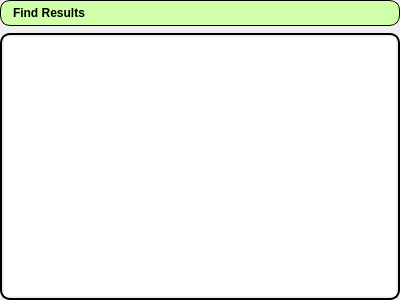
<?xml version="1.0" encoding="UTF-8"?>
<ui version="4.0">
 <class>FindWidget</class>
 <widget class="QWidget" name="FindWidget">
  <property name="geometry">
   <rect>
    <x>0</x>
    <y>0</y>
    <width>400</width>
    <height>300</height>
   </rect>
  </property>
  <property name="windowTitle">
   <string>Form</string>
  </property>
  <layout class="QVBoxLayout" name="verticalLayout">
   <property name="spacing">
    <number>7</number>
   </property>
   <property name="leftMargin">
    <number>0</number>
   </property>
   <property name="topMargin">
    <number>0</number>
   </property>
   <property name="rightMargin">
    <number>0</number>
   </property>
   <property name="bottomMargin">
    <number>0</number>
   </property>
   <item>
    <widget class="QFrame" name="frameTytleFindResults">
     <property name="styleSheet">
      <string notr="true">#frameTytleFindResults{
    border: 1px solid black;
    border-radius: 10px;
    padding: 2px;
	background-color: #cfffa9;
}</string>
     </property>
     <property name="frameShape">
      <enum>QFrame::Box</enum>
     </property>
     <property name="frameShadow">
      <enum>QFrame::Plain</enum>
     </property>
     <property name="lineWidth">
      <number>1</number>
     </property>
     <layout class="QHBoxLayout" name="horizontalLayout_2">
      <property name="leftMargin">
       <number>0</number>
      </property>
      <property name="topMargin">
       <number>0</number>
      </property>
      <property name="rightMargin">
       <number>0</number>
      </property>
      <property name="bottomMargin">
       <number>0</number>
      </property>
      <item>
       <spacer name="horizontalSpacer_3">
        <property name="orientation">
         <enum>Qt::Horizontal</enum>
        </property>
        <property name="sizeType">
         <enum>QSizePolicy::Fixed</enum>
        </property>
        <property name="sizeHint" stdset="0">
         <size>
          <width>10</width>
          <height>20</height>
         </size>
        </property>
       </spacer>
      </item>
      <item>
       <widget class="QLabel" name="labelTytleFindResults">
        <property name="palette">
         <palette>
          <active>
           <colorrole role="WindowText">
            <brush brushstyle="SolidPattern">
             <color alpha="255">
              <red>0</red>
              <green>0</green>
              <blue>0</blue>
             </color>
            </brush>
           </colorrole>
           <colorrole role="Text">
            <brush brushstyle="SolidPattern">
             <color alpha="255">
              <red>0</red>
              <green>0</green>
              <blue>0</blue>
             </color>
            </brush>
           </colorrole>
           <colorrole role="ButtonText">
            <brush brushstyle="SolidPattern">
             <color alpha="255">
              <red>0</red>
              <green>0</green>
              <blue>0</blue>
             </color>
            </brush>
           </colorrole>
          </active>
          <inactive>
           <colorrole role="WindowText">
            <brush brushstyle="SolidPattern">
             <color alpha="255">
              <red>0</red>
              <green>0</green>
              <blue>0</blue>
             </color>
            </brush>
           </colorrole>
           <colorrole role="Text">
            <brush brushstyle="SolidPattern">
             <color alpha="255">
              <red>0</red>
              <green>0</green>
              <blue>0</blue>
             </color>
            </brush>
           </colorrole>
           <colorrole role="ButtonText">
            <brush brushstyle="SolidPattern">
             <color alpha="255">
              <red>0</red>
              <green>0</green>
              <blue>0</blue>
             </color>
            </brush>
           </colorrole>
          </inactive>
          <disabled>
           <colorrole role="WindowText">
            <brush brushstyle="SolidPattern">
             <color alpha="255">
              <red>0</red>
              <green>0</green>
              <blue>0</blue>
             </color>
            </brush>
           </colorrole>
           <colorrole role="Text">
            <brush brushstyle="SolidPattern">
             <color alpha="255">
              <red>0</red>
              <green>0</green>
              <blue>0</blue>
             </color>
            </brush>
           </colorrole>
           <colorrole role="ButtonText">
            <brush brushstyle="SolidPattern">
             <color alpha="255">
              <red>0</red>
              <green>0</green>
              <blue>0</blue>
             </color>
            </brush>
           </colorrole>
          </disabled>
         </palette>
        </property>
        <property name="styleSheet">
         <string notr="true">#labelTytleFindResults{
font-weight: bold;
color: &quot;black&quot;;
}</string>
        </property>
        <property name="text">
         <string>Find Results</string>
        </property>
       </widget>
      </item>
      <item>
       <widget class="QPushButton" name="pushButtonCloseFindResults">
        <property name="styleSheet">
         <string notr="true">QPushButton
{
background-color: transparent; 
border: none; 
min-width:20;
min-height:20;
max-width:20;
max-height:20;
qproperty-iconSize: 20px 20px;
qproperty-text:&quot;&quot; 
}</string>
        </property>
        <property name="text">
         <string/>
        </property>
        <property name="icon">
         <iconset resource="../icons.qrc">
          <normaloff>:/Icons/close.png</normaloff>:/Icons/close.png</iconset>
        </property>
       </widget>
      </item>
     </layout>
    </widget>
   </item>
   <item>
    <widget class="TreeWidgetFindResults" name="treeWidgetFindResults">
     <property name="styleSheet">
      <string notr="true">#treeWidgetFindResults{
    border: 2px solid black;
    border-radius: 10px;
    padding: 2px;
	border-color: &quot;green&quot;;
}</string>
     </property>
     <attribute name="headerVisible">
      <bool>false</bool>
     </attribute>
     <column>
      <property name="text">
       <string notr="true">1</string>
      </property>
     </column>
    </widget>
   </item>
  </layout>
 </widget>
 <customwidgets>
  <customwidget>
   <class>TreeWidgetFindResults</class>
   <extends>QTreeWidget</extends>
   <header>find/treewidgetfindresults.h</header>
  </customwidget>
 </customwidgets>
 <resources>
  <include location="../icons.qrc"/>
 </resources>
 <connections/>
</ui>
